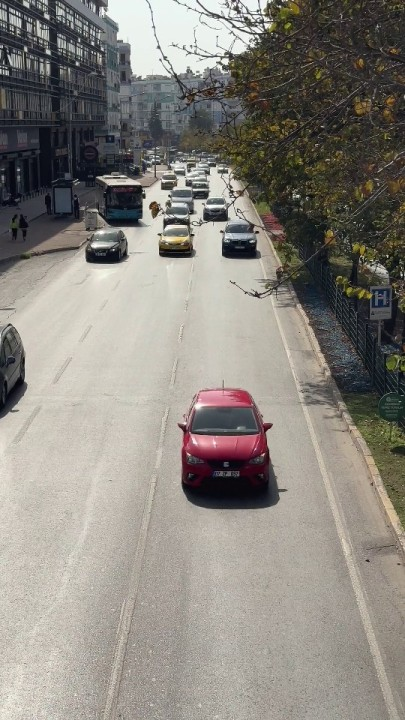
#> input picture Bildverarbeitung/Blatt1/fahrbahn.jpg, 405 x 720 px
$ python aufgabe1.py
#> lines starting #> are read from the running program, lines starting #| are printed output that depends on the picture
"""
-----------------------------------------------------------------------------
Vorlesung: Bildverarbeitung und Mustererkennung (Sommersemseter 2026)
Thema: Aufgabenzettel 1
-----------------------------------------------------------------------------
"""

# nur die in den allgemeinen Richtlinien gegebenen Methoden dürfen verwendet werden - im Zweifel nachfragen.
import numpy as np
# nur die bereits im Code vorhandenen OpenCV-Methoden dürfen verwendet werden
import cv2
# für das Anzeigen des 1D Histogramms
from matplotlib import pyplot as plt


# Bild laden
image_color = cv2.imread('fahrbahn.jpg')
#> image_color is the input picture: shape (720, 405, 3); mean B, G, R 126.2, 133.2, 137.3
# Konvertierung in ein Grauwertbild
image_gray = cv2.cvtColor(image_color, cv2.COLOR_BGR2GRAY)
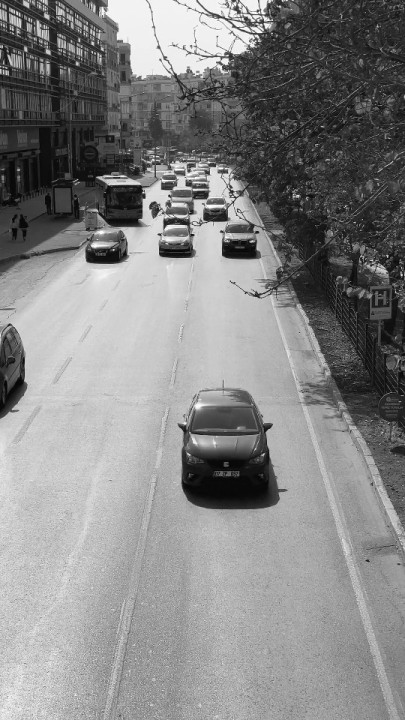
#> image_gray: shape (720, 405); min 1, max 255, mean 133.6
# [12 lines of commented-out code are left out]

def writeImage(file: str, data: list[list[int]], max = 255):
    """
    Write a image file in PPM format
    https://netpbm.sourceforge.net/doc/ppm.html
    """

    width = len(data[0]) / 3
    height = len(data)

    with open(file, "w") as f:
        f.write(f"P6 {int(width)} {int(height)} {max}\n")
        f.flush()
        for row in data:
            for cell in row:
                f.buffer.write(bytes([cell]))


# simple checkerboard test image
testImage: list[list[int]] = []
width = 500
height = 500

for y in range(0, height):
    testImage.append([])
    row = testImage[y];

    for x in range(0, width):
        black = True if ((int(x / 10) % 2) == 0) ^ ((int(y / 10) % 2) == 0) else False

        if black:
            row.extend([0, 0, 0])
        else:
            row.extend([255, 255, 255])

writeImage("test.ppm", testImage)

# so, in the grayscale image there is one byte for one pixel and not 3
writeImage("image_gray.ppm", image_gray)


# ------------------------------------------------------------------------
# (a) 1D Histogramm
# ------------------------------------------------------------------------
# 1. Implementieren Sie die Methode
# histogram = computeHistogram(image_gray)
# 2. Visualisieren Sie Ihr Ergebnis

def computeHistogramData_BW(image: cv2.typing.MatLike):

    values = [0] * 256

    for row in image_gray:
        for cell in row:
            values[cell] += 1
#> after the loop, values = 256 values, max 3090 at index 201, min 0 at index 0, mean 1139.1

    m = max(values)
#> m = 3090

    # scale values to range of 0 - 1
    return list(map(lambda x: x / m, values))

def computeHistogram_BW(data: list[float]):

    image = [[0] * 256 * 3] * 256
#> image = 256 items

    for y in range(0, 256):
        for x in range(0, 256):
            amount = data[x]

            if (y / 255.0) > amount:
                image[y][x*3 + 0] = 255
                image[y][x*3 + 1] = 255
                image[y][x*3 + 2] = 255
            else:
                image[y][x*3 + 0] = 0
                image[y][x*3 + 1] = 0
                image[y][x*3 + 2] = 0
        pass

    return image


histogram_bw = computeHistogram_BW(computeHistogramData_BW(image_gray))
#> histogram_bw = 256 items
writeImage("histogram_bw.ppm", histogram_bw)


# ------------------------------------------------------------------------
# (b) 2D Histogramm
# ------------------------------------------------------------------------
# 1. Implementieren Sie die Methode
# histogram2D = computeHistogram2D(image_color)
# 2. Visualisieren Sie Ihr Ergebnis


# ------------------------------------------------------------------------
# (c) Segmentierung
# ------------------------------------------------------------------------
# 1. Implementieren Sie die Methode
# segmentierung(histogram2D)
#  * Nutzen Sie für die Auswahl der Region im 2D Histogramm folgende OpenCV-Funktion: region=cv2.selectROI(histogram2D)
#  * Visualisieren Sie das Segmentierungsergebnis
